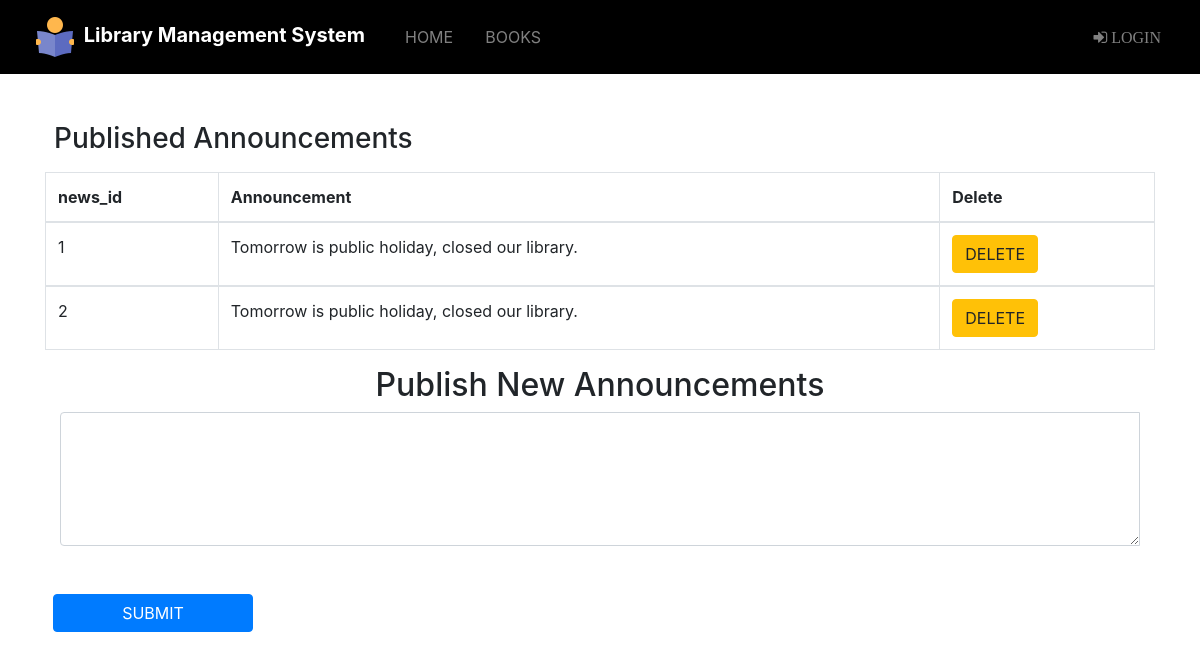
The page /admin/announcement.php on the database its author committed.
### tables this page shows
CREATE TABLE `news` (
  `news_id` int(11) NOT NULL,
  `announcement` text NOT NULL
);

### src/admin/announcement.php (the view, shortened to what this page needs)
<?php
include "navbar.php";
include "link.php";
?>
 <!DOCTYPE html>
 <html lang="en" dir="ltr">
   <head>
  </head>
   <body>
     <div class="container">
		<div class="panel panel-default">
		  <div class="panel-heading">
		  	<div class="row">
		  		<h3 class="center-block ml-4 mt-5 mb-3">Published Announcements</h3>
			</div>
		  </div>
		  <table class="table table-bordered">
      		<thead>
                <tr>
                    <th>news_id</th>
                         <th>Announcement</th>
                          <th>Delete</th>
                </tr>
          </thead>
           <?php
          $sql2 = "SELECT * from news";
      $query2 = mysqli_query($dblink, $sql2);
      $counter = 1;
      while ($row = mysqli_fetch_array($query2)) {  ?>
        <tbody>
          <td><?php echo $counter++; ?></td>
          <td><?php echo $row['announcement']; ?></td>
         <form method='post' action=''>
        <td><button name='del' type='submit' value='Delete' class='btn btn-warning'>DELETE</button></td>
        </form>
        </tbody>
     <?php }
           ?>
		   </table>
	  </div>
			<div class="panel panel-default">
				  <div class="panel-heading">
				    <h2 class="panel-title center-block text-center">Publish New Announcements</h2>
				  </div>
	  <div class="panel-body">
	    <form role="form" action="" method="post">
				<div class="input-group col-lg-12 col-md-12 col-sm-12 col-xs-12">
          <textarea class="form-control" rows="5" draggable="false" name="news"></textarea>
          <br></div>
            <button class="btn btn-primary ml-2 my-5 " name="submit" style="width:200px;">SUBMIT</button>
		</div>
  <br>
				  </div>
			</div>
   </body>

### rows shown on the page
news: announcement "Tomorrow is public holiday, closed our library."
news: announcement "Tomorrow is public holiday, closed our library."
